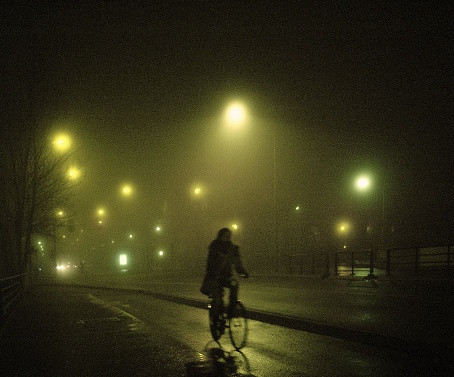
#> input picture Mid Term Exam/assets/gambar2.jpg, 454 x 377 px
$ jupyter execute main2.ipynb
#> lines starting #> are read from the running program, lines starting #| are printed output that depends on the picture; after the words box and inside, x2 and y2 are one past the last pixel; in counts of white or black regions, pixels touching at a corner belong together
#> further down, original is the input picture: shape (377, 454, 3); mean B, G, R 24.4, 50.5, 53.3
[cell 1]
import cv2
import numpy as np
from matplotlib import pyplot as plt

[cell 2]
def enhance_auto_adaptive(img_path):
    # --- Step 0: Load and Convert Image ---
#> called with img_path = 'assets/gambar2.jpg'
    img = cv2.imread(img_path)
    img = cv2.cvtColor(img, cv2.COLOR_BGR2RGB)

    # --- Step 1: Gentle Gamma Correction ---
    gamma = 1.05
    img_gamma = np.power(img / 255.0, gamma)
    img_gamma = np.uint8(np.clip(img_gamma * 255, 0, 255))

    # --- Step 2: Soft CLAHE (Balanced) ---
    lab = cv2.cvtColor(img_gamma, cv2.COLOR_RGB2LAB)
#> lab: shape (377, 454, 3); mean of channels 0, 1, 2 46.9, 125.1, 142.6
    l, a, b = cv2.split(lab)
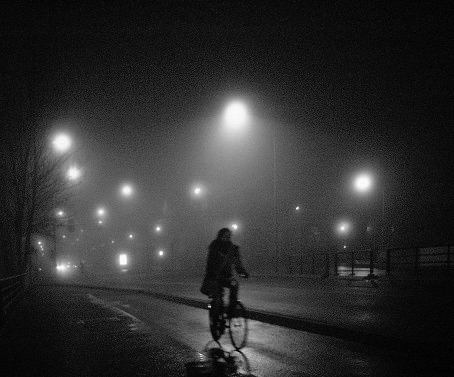
#> l: shape (377, 454); min 0, max 254, mean 46.9
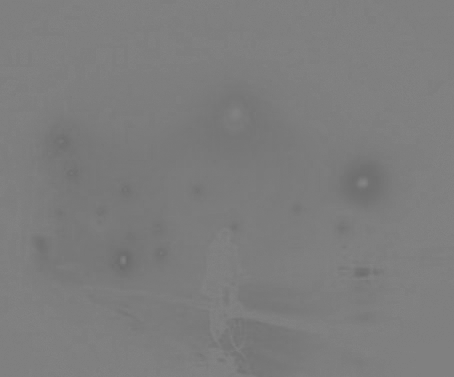
#> a: shape (377, 454); min 107, max 133, mean 125.1
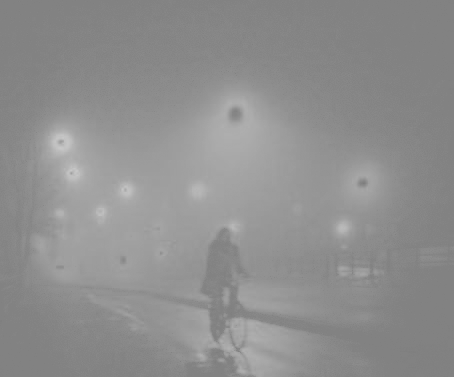
#> b: shape (377, 454); min 125, max 200, mean 142.6
    clahe = cv2.createCLAHE(clipLimit=1.5, tileGridSize=(8, 8))
    l_eq = clahe.apply(l)
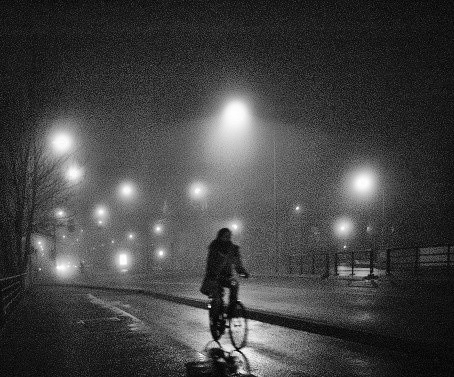
#> l_eq: shape (377, 454); min 1, max 255, mean 66.2
    lab_eq = cv2.merge((l_eq, a, b))
#> lab_eq: shape (377, 454, 3); mean of channels 0, 1, 2 66.2, 125.1, 142.6
    img_clahe = cv2.cvtColor(lab_eq, cv2.COLOR_LAB2RGB)
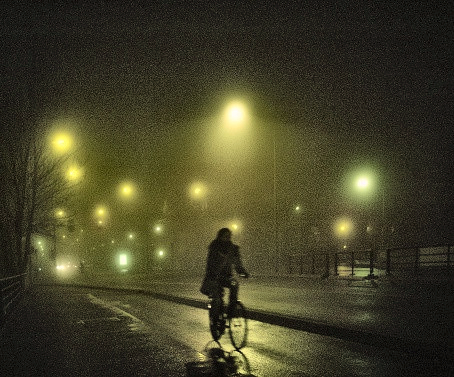
#> img_clahe: shape (377, 454, 3); mean R, G, B 67, 64.3, 39.2

    # --- Step 3: Gentle Desaturation ---
    hsv = cv2.cvtColor(img_clahe, cv2.COLOR_RGB2HSV)
#> hsv: shape (377, 454, 3); mean H, S, V 25.8, 97, 67.3
    hsv[..., 1] = np.clip(hsv[..., 1] * 0.9, 0, 255)
#> hsv: shape (377, 454, 3); mean H, S, V 25.8, 86.8, 67.3
    img_balanced = cv2.cvtColor(hsv, cv2.COLOR_HSV2RGB)

    # --- Step 4: Deep Denoise (Edge-Preserving + Shadow Smoothing) ---
    # Bilateral filter preserves edges but smooths texture
    smooth = cv2.bilateralFilter(img_balanced, d=9, sigmaColor=75, sigmaSpace=75)

    # Then apply Non-local Means for final cleanup
    denoised = cv2.fastNlMeansDenoisingColored(smooth, None, h=10, hColor=10, templateWindowSize=7, searchWindowSize=21)
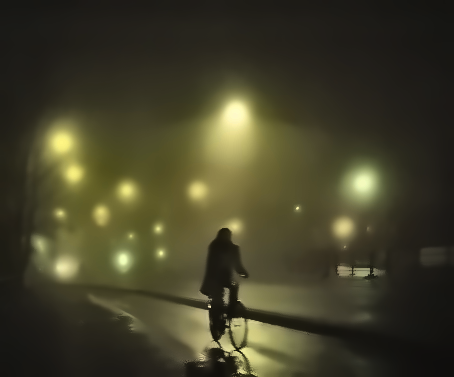
#> denoised: shape (377, 454, 3); mean R, G, B 66, 63.3, 40.8

    # Blend dark areas more toward denoised result (adaptive shadow cleanup)
    gray = cv2.cvtColor(img_balanced, cv2.COLOR_RGB2GRAY)
    dark_mask = cv2.normalize(255 - gray, None, 0, 1.0, cv2.NORM_MINMAX)
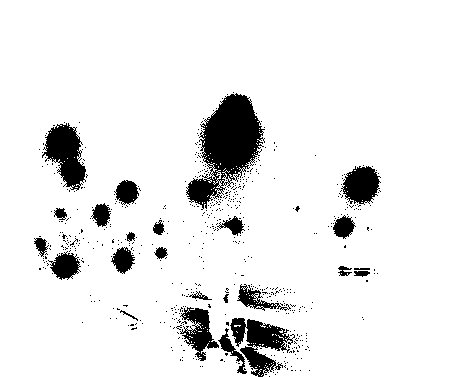
#> dark_mask: shape (377, 454); values 0 (black) and 1 (white), 91.5% white; 589 black regions (565 under 20 px), largest, box (x1, y1, x2, y2) and area: (186, 93, 265, 210) 4397, (230, 318, 295, 377) 1735, (42, 123, 86, 191) 1653
    dark_mask = cv2.GaussianBlur(dark_mask, (9,9), 5)
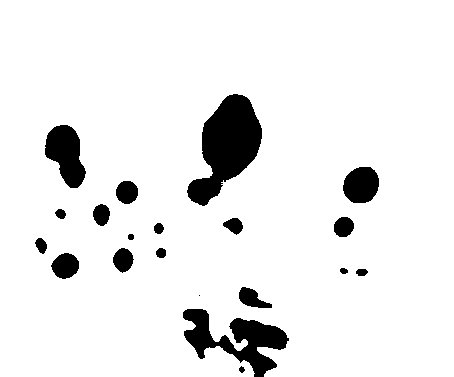
#> dark_mask: shape (377, 454); values 0 (black) and 1 (white), 92.2% white; 20 black regions (1 under 20 px), largest, box (x1, y1, x2, y2) and area: (187, 94, 262, 206) 4487, (183, 309, 289, 377) 3056, (45, 125, 86, 188) 1647
    img_clean = np.uint8((1 - dark_mask[..., None]) * img_balanced + dark_mask[..., None] * denoised)

    # --- Step 5: Precision Sharpen (Soft Unsharp Mask) ---
    blur = cv2.GaussianBlur(img_clean, (0,0), 1.5)
    img_sharp = cv2.addWeighted(img_clean, 1.15, blur, -0.15, 0)

    # --- Step 6: Optional: Final Subtle Tone Compression (for cinematic feel) ---
    img_final = np.clip(np.power(img_sharp / 255.0, 0.95) * 255, 0, 255).astype(np.uint8)

    # --- Display ---
    plt.figure(figsize=(15,5))
    plt.subplot(1,2,1); plt.imshow(img); plt.title("Original"); plt.axis("off")
    plt.subplot(1,2,2); plt.imshow(img_final); plt.title("Enhanced (Clean + Sharp)"); plt.axis("off")
    plt.show()

    return img_final

[cell 3]
img_path = "assets/gambar2.jpg"

original = cv2.imread(img_path)
original = cv2.cvtColor(original, cv2.COLOR_BGR2RGB)

enhanced = enhance_auto_adaptive(img_path)

plt.figure(figsize=(14,7))
plt.subplot(1,2,1)
plt.imshow(original)
plt.title("Original Image")
plt.axis("off")

plt.subplot(1,2,2)
plt.imshow(enhanced)
plt.title("Enhanced (Adaptive Auto)")
plt.axis("off")
plt.show()

$ run again, with Mid Term Exam/assets/gambar3.JPG copied over Mid Term Exam/assets/gambar2.jpg
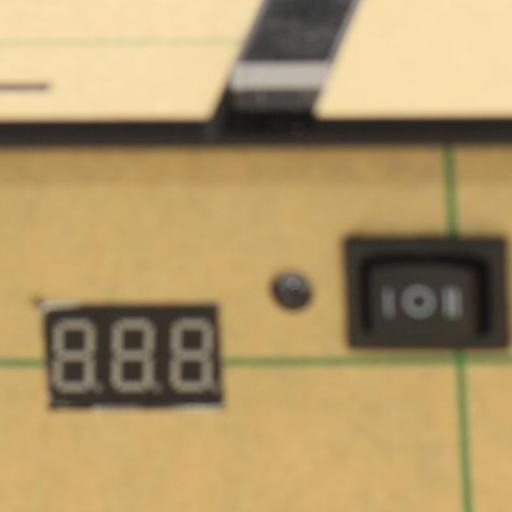
#> input picture Mid Term Exam/assets/gambar3.JPG, 512 x 512 px
#> original is the input picture: shape (512, 512, 3); mean B, G, R 105.3, 150.2, 174.2
#> lab: shape (512, 512, 3); mean of channels 0, 1, 2 155.7, 130.9, 155.1
#> in enhance_auto_adaptive, `l_eq = clahe.apply(l)`:
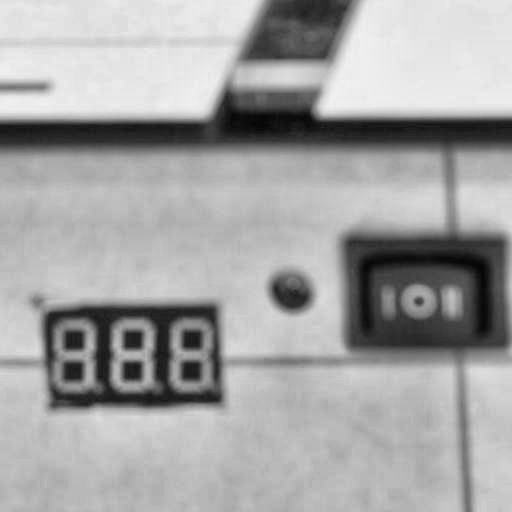
#> l_eq: shape (512, 512); min 5, max 242, mean 164.2
#> lab_eq: shape (512, 512, 3); mean of channels 0, 1, 2 164.2, 130.9, 155.1
#> in enhance_auto_adaptive, `dark_mask = cv2.GaussianBlur(dark_mask, (9,9), 5)`:
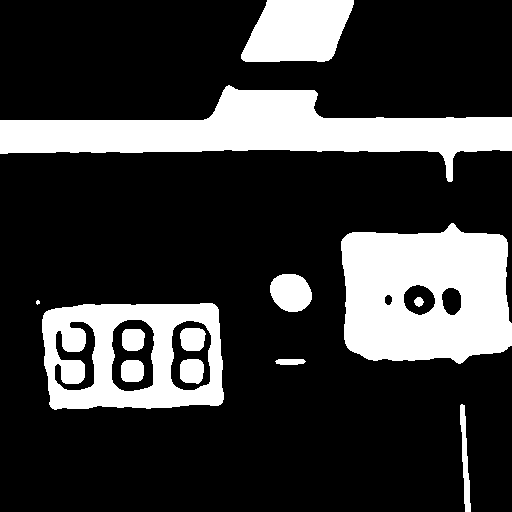
#> dark_mask: shape (512, 512); values 0 (black) and 1 (white), 23.1% white; 13 white regions (1 under 20 px), largest, box (x1, y1, x2, y2) and area: (0, 85, 512, 182) 19979, (341, 223, 512, 364) 19326, (42, 303, 224, 410) 11788

$ run again, with Mid Term Exam/assets/gambar4.jpg copied over Mid Term Exam/assets/gambar2.jpg
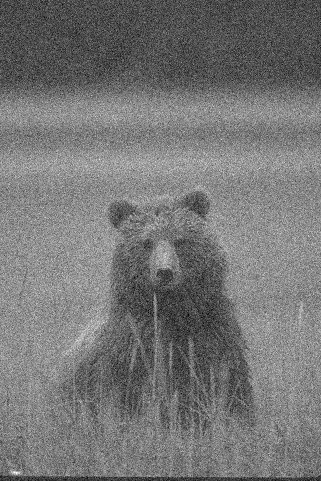
#> input picture Mid Term Exam/assets/gambar4.jpg, 321 x 481 px
#> original is the input picture: shape (481, 321, 3); min 0, max 255, mean 117.9
#> lab: shape (481, 321, 3); mean of channels 0, 1, 2 120.8, 128, 128
#> a: shape (481, 321); every value is 128
#> lab_eq: shape (481, 321, 3); mean of channels 0, 1, 2 128.4, 128, 128
#> in enhance_auto_adaptive, `dark_mask = cv2.normalize(255 - gray, None, 0, 1.0, cv2.NORM_MINMAX)`:
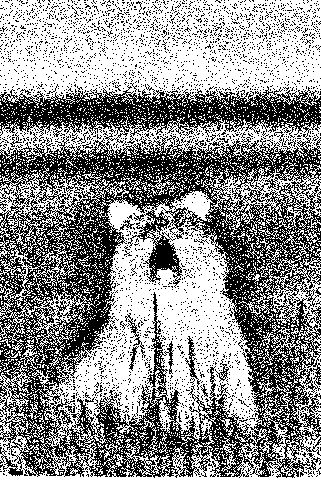
#> dark_mask: shape (481, 321); values 0 (black) and 1 (white), 56.2% white; black in thin lines or dots
#> in enhance_auto_adaptive, `img_final = np.clip(np.power(img_sharp / 255.0, 0.95) * 255, 0, 255).a..`:
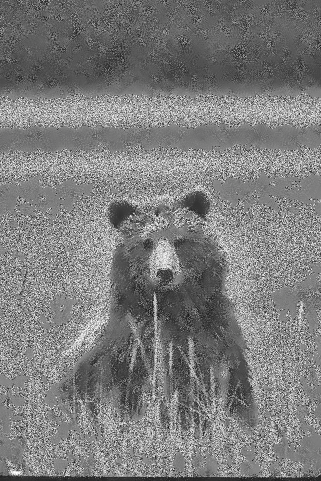
#> img_final: shape (481, 321, 3); mean R, G, B 124.5, 124.5, 124.5
